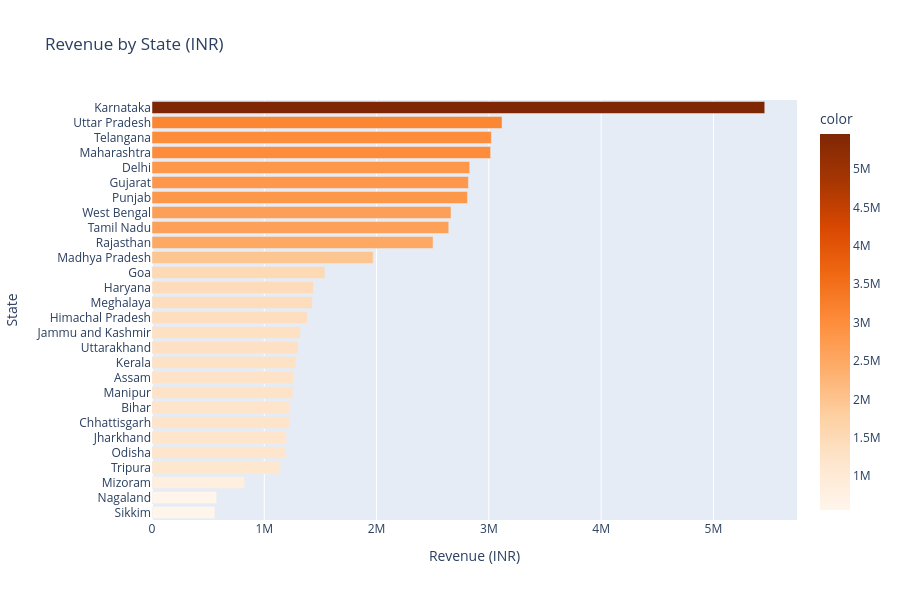

The code cell stored with this chart in its notebook:
### Markdown cell above
### Statewise Sales

### Code cell
import plotly.express as px

state_revenue = df.groupby("State")["Price (INR)"].sum().sort_values(ascending=False)

fig = px.bar(
    x=state_revenue.values,
    y=state_revenue.index,
    orientation="h",
    title="Revenue by State (INR)",
    labels={"x":"Revenue (INR)", "y":"State"},
    color=state_revenue.values,
    color_continuous_scale="Oranges"
)

fig.update_layout(height=600, yaxis=dict(autorange="reversed"))

fig.show()

### Figure 1 — Plotly figure (JSON) as saved in the notebook; plotly's stock layout.template omitted (floating-point values rounded to 4 significant figures)
{"data": [{"hovertemplate": "Revenue (INR)=%{x}<br>State=%{y}<br>color=%{marker.color}<extra></extra>", "legendgroup": "", "marker": {"color": [5457000.0, 3117000.0, 3022000.0, 3016000.0, 2829000.0, 2818000.0, 2809000.0, 2663000.0, 2643000.0, 2503000.0, 1970000.0, 1539000.0, 1438000.0, 1428000.0, 1383000.0, 1323000.0, 1302000.0, 1284000.0, 1259000.0, 1254000.0, 1232000.0, 1227000.0, 1197000.0, 1194000.0, 1144000.0, 824900.0, 576800.0, 561000.0], "coloraxis": "coloraxis", "pattern": {"shape": ""}}, "name": "", "orientation": "h", "showlegend": false, "textposition": "auto", "type": "bar", "x": [5457000.0, 3117000.0, 3022000.0, 3016000.0, 2829000.0, 2818000.0, 2809000.0, 2663000.0, 2643000.0, 2503000.0, 1970000.0, 1539000.0, 1438000.0, 1428000.0, 1383000.0, 1323000.0, 1302000.0, 1284000.0, 1259000.0, 1254000.0, 1232000.0, 1227000.0, 1197000.0, 1194000.0, 1144000.0, 824900.0, 576800.0, 561000.0], "xaxis": "x", "y": ["Karnataka", "Uttar Pradesh", "Telangana", "Maharashtra", "Delhi", "Gujarat", "Punjab", "West Bengal", "Tamil Nadu", "Rajasthan", "Madhya Pradesh", "Goa", "Haryana", "Meghalaya", "Himachal Pradesh", "Jammu and Kashmir", "Uttarakhand", "Kerala", "Assam", "Manipur", "Bihar", "Chhattisgarh", "Jharkhand", "Odisha", "Tripura", "Mizoram", "Nagaland", "Sikkim"], "yaxis": "y"}], "layout": {"barmode": "relative", "coloraxis": {"colorbar": {"title": {"text": "color"}}, "colorscale": [[0, "rgb(255,245,235)"], [0.125, "rgb(254,230,206)"], [0.25, "rgb(253,208,162)"], [0.375, "rgb(253,174,107)"], [0.5, "rgb(253,141,60)"], [0.625, "rgb(241,105,19)"], [0.75, "rgb(217,72,1)"], [0.875, "rgb(166,54,3)"], [1, "rgb(127,39,4)"]]}, "height": 600, "legend": {"tracegroupgap": 0}, "title": {"text": "Revenue by State (INR)"}, "xaxis": {"anchor": "y", "domain": [0, 1], "title": {"text": "Revenue (INR)"}}, "yaxis": {"anchor": "x", "autorange": "reversed", "domain": [0, 1], "title": {"text": "State"}}}}
